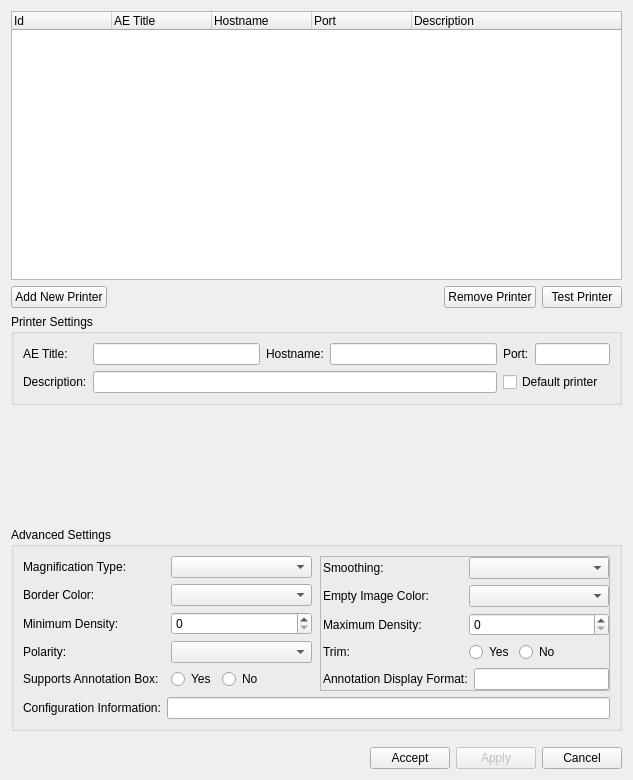
<?xml version="1.0" encoding="UTF-8"?>
<ui version="4.0">
 <class>QDicomPrinterConfigurationWidgetBase</class>
 <widget class="QWidget" name="QDicomPrinterConfigurationWidgetBase">
  <property name="windowModality">
   <enum>Qt::ApplicationModal</enum>
  </property>
  <property name="geometry">
   <rect>
    <x>0</x>
    <y>0</y>
    <width>633</width>
    <height>780</height>
   </rect>
  </property>
  <property name="sizePolicy">
   <sizepolicy hsizetype="Preferred" vsizetype="MinimumExpanding">
    <horstretch>0</horstretch>
    <verstretch>0</verstretch>
   </sizepolicy>
  </property>
  <property name="windowTitle">
   <string>DICOM Printers Configuration</string>
  </property>
  <property name="windowIcon">
   <iconset resource="../../../main/main.qrc">
    <normaloff>:/images/icons/printer.svg</normaloff>:/images/icons/printer.svg</iconset>
  </property>
  <layout class="QGridLayout" name="gridLayout_4">
   <item row="0" column="0">
    <widget class="QTreeWidget" name="m_listPrintersTreeWidget">
     <property name="minimumSize">
      <size>
       <width>0</width>
       <height>130</height>
      </size>
     </property>
     <property name="maximumSize">
      <size>
       <width>16777215</width>
       <height>16777215</height>
      </size>
     </property>
     <column>
      <property name="text">
       <string>Id</string>
      </property>
     </column>
     <column>
      <property name="text">
       <string>AE Title</string>
      </property>
     </column>
     <column>
      <property name="text">
       <string>Hostname</string>
      </property>
     </column>
     <column>
      <property name="text">
       <string>Port</string>
      </property>
     </column>
     <column>
      <property name="text">
       <string>Description</string>
      </property>
     </column>
    </widget>
   </item>
   <item row="1" column="0">
    <layout class="QHBoxLayout" name="horizontalLayout_4">
     <item>
      <widget class="QPushButton" name="m_addPrinterPushButton">
       <property name="sizePolicy">
        <sizepolicy hsizetype="Fixed" vsizetype="Fixed">
         <horstretch>0</horstretch>
         <verstretch>0</verstretch>
        </sizepolicy>
       </property>
       <property name="maximumSize">
        <size>
         <width>16777215</width>
         <height>16777215</height>
        </size>
       </property>
       <property name="text">
        <string>Add New Printer</string>
       </property>
       <property name="icon">
        <iconset resource="../../../main/main.qrc">
         <normaloff>:/images/icons/list-add.svg</normaloff>:/images/icons/list-add.svg</iconset>
       </property>
      </widget>
     </item>
     <item>
      <spacer name="horizontalSpacer_3">
       <property name="orientation">
        <enum>Qt::Horizontal</enum>
       </property>
       <property name="sizeHint" stdset="0">
        <size>
         <width>40</width>
         <height>20</height>
        </size>
       </property>
      </spacer>
     </item>
     <item>
      <widget class="QPushButton" name="m_deletePrinterPushButton">
       <property name="sizePolicy">
        <sizepolicy hsizetype="Fixed" vsizetype="Fixed">
         <horstretch>0</horstretch>
         <verstretch>0</verstretch>
        </sizepolicy>
       </property>
       <property name="maximumSize">
        <size>
         <width>16777215</width>
         <height>16777215</height>
        </size>
       </property>
       <property name="text">
        <string>Remove Printer</string>
       </property>
       <property name="icon">
        <iconset resource="../../../main/main.qrc">
         <normaloff>:/images/icons/edit-delete.svg</normaloff>:/images/icons/edit-delete.svg</iconset>
       </property>
      </widget>
     </item>
     <item>
      <widget class="QPushButton" name="m_testPrinterPushButton">
       <property name="maximumSize">
        <size>
         <width>16777215</width>
         <height>16777215</height>
        </size>
       </property>
       <property name="text">
        <string>Test Printer</string>
       </property>
       <property name="icon">
        <iconset resource="../../../main/main.qrc">
         <normaloff>:/images/icons/document-print-direct.svg</normaloff>:/images/icons/document-print-direct.svg</iconset>
       </property>
      </widget>
     </item>
    </layout>
   </item>
   <item row="2" column="0">
    <widget class="QGroupBox" name="m_printerSettingsGroupBox">
     <property name="title">
      <string>Printer Settings</string>
     </property>
     <layout class="QGridLayout" name="gridLayout">
      <item row="0" column="0">
       <widget class="QLabel" name="m_printerAetitleLabel">
        <property name="enabled">
         <bool>true</bool>
        </property>
        <property name="text">
         <string>AE Title:</string>
        </property>
       </widget>
      </item>
      <item row="0" column="1">
       <widget class="QLineEdit" name="m_printerAetitleLineEdit"/>
      </item>
      <item row="0" column="2">
       <widget class="QLabel" name="m_printerHostnameLabel">
        <property name="text">
         <string>Hostname:</string>
        </property>
       </widget>
      </item>
      <item row="0" column="3">
       <widget class="QLineEdit" name="m_printerHostnameLineEdit"/>
      </item>
      <item row="0" column="4">
       <widget class="QLabel" name="m_printerPortLabel">
        <property name="text">
         <string>Port:</string>
        </property>
       </widget>
      </item>
      <item row="0" column="5">
       <widget class="QLineEdit" name="m_printerPortLineEdit">
        <property name="sizePolicy">
         <sizepolicy hsizetype="Fixed" vsizetype="Fixed">
          <horstretch>0</horstretch>
          <verstretch>0</verstretch>
         </sizepolicy>
        </property>
        <property name="maximumSize">
         <size>
          <width>75</width>
          <height>133</height>
         </size>
        </property>
        <property name="maxLength">
         <number>5</number>
        </property>
       </widget>
      </item>
      <item row="1" column="0">
       <widget class="QLabel" name="m_printerDescriptionLabel">
        <property name="text">
         <string>Description:</string>
        </property>
       </widget>
      </item>
      <item row="1" column="1" colspan="3">
       <widget class="QLineEdit" name="m_printerDescriptionLineEdit"/>
      </item>
      <item row="1" column="4" colspan="2">
       <widget class="QCheckBox" name="m_printerDefaultPrinterCheckBox">
        <property name="text">
         <string>Default printer</string>
        </property>
       </widget>
      </item>
     </layout>
    </widget>
   </item>
   <item row="3" column="0">
    <spacer name="verticalSpacer_2">
     <property name="orientation">
      <enum>Qt::Vertical</enum>
     </property>
     <property name="sizeType">
      <enum>QSizePolicy::Fixed</enum>
     </property>
     <property name="sizeHint" stdset="0">
      <size>
       <width>20</width>
       <height>5</height>
      </size>
     </property>
    </spacer>
   </item>
   <item row="4" column="0">
    <layout class="QHBoxLayout" name="horizontalLayout">
     <item>
      <widget class="udg::QDicomPrinterBasicSettingsWidget" name="m_qdicomPrinterBasicSettingsWidget" native="true">
       <property name="sizePolicy">
        <sizepolicy hsizetype="Expanding" vsizetype="Expanding">
         <horstretch>0</horstretch>
         <verstretch>0</verstretch>
        </sizepolicy>
       </property>
       <property name="maximumSize">
        <size>
         <width>16777215</width>
         <height>100</height>
        </size>
       </property>
      </widget>
     </item>
    </layout>
   </item>
   <item row="5" column="0">
    <spacer name="verticalSpacer">
     <property name="orientation">
      <enum>Qt::Vertical</enum>
     </property>
     <property name="sizeType">
      <enum>QSizePolicy::Fixed</enum>
     </property>
     <property name="sizeHint" stdset="0">
      <size>
       <width>20</width>
       <height>5</height>
      </size>
     </property>
    </spacer>
   </item>
   <item row="6" column="0">
    <widget class="QGroupBox" name="m_advancedSettingsGroupBox">
     <property name="enabled">
      <bool>true</bool>
     </property>
     <property name="title">
      <string>Advanced Settings</string>
     </property>
     <layout class="QGridLayout" name="gridLayout_2">
      <item row="0" column="0">
       <widget class="QFrame" name="frame">
        <property name="sizePolicy">
         <sizepolicy hsizetype="Preferred" vsizetype="Preferred">
          <horstretch>0</horstretch>
          <verstretch>0</verstretch>
         </sizepolicy>
        </property>
        <property name="frameShape">
         <enum>QFrame::NoFrame</enum>
        </property>
        <property name="frameShadow">
         <enum>QFrame::Sunken</enum>
        </property>
        <layout class="QVBoxLayout" name="verticalLayout_2">
         <property name="leftMargin">
          <number>0</number>
         </property>
         <property name="topMargin">
          <number>0</number>
         </property>
         <property name="rightMargin">
          <number>2</number>
         </property>
         <property name="bottomMargin">
          <number>0</number>
         </property>
         <item>
          <layout class="QHBoxLayout" name="horizontalLayout_5">
           <item>
            <widget class="QLabel" name="m_magnifactionTypeLabel">
             <property name="minimumSize">
              <size>
               <width>0</width>
               <height>0</height>
              </size>
             </property>
             <property name="text">
              <string>Magnification Type:</string>
             </property>
            </widget>
           </item>
           <item>
            <widget class="QComboBox" name="m_magnifactionTypeComboBox">
             <property name="enabled">
              <bool>true</bool>
             </property>
             <property name="sizePolicy">
              <sizepolicy hsizetype="Preferred" vsizetype="Fixed">
               <horstretch>0</horstretch>
               <verstretch>0</verstretch>
              </sizepolicy>
             </property>
             <property name="minimumSize">
              <size>
               <width>0</width>
               <height>0</height>
              </size>
             </property>
            </widget>
           </item>
          </layout>
         </item>
         <item>
          <layout class="QHBoxLayout" name="horizontalLayout_13">
           <item>
            <widget class="QLabel" name="m_borderDensityLabel">
             <property name="minimumSize">
              <size>
               <width>0</width>
               <height>0</height>
              </size>
             </property>
             <property name="text">
              <string>Border Color:</string>
             </property>
            </widget>
           </item>
           <item>
            <widget class="QComboBox" name="m_borderDensityComboBox">
             <property name="sizePolicy">
              <sizepolicy hsizetype="Preferred" vsizetype="Fixed">
               <horstretch>0</horstretch>
               <verstretch>0</verstretch>
              </sizepolicy>
             </property>
             <property name="minimumSize">
              <size>
               <width>0</width>
               <height>0</height>
              </size>
             </property>
            </widget>
           </item>
          </layout>
         </item>
         <item>
          <layout class="QHBoxLayout" name="horizontalLayout_14">
           <item>
            <widget class="QLabel" name="m_miniumDenisityLabel">
             <property name="minimumSize">
              <size>
               <width>0</width>
               <height>0</height>
              </size>
             </property>
             <property name="text">
              <string>Minimum Density:</string>
             </property>
            </widget>
           </item>
           <item>
            <widget class="QSpinBox" name="m_minimumDensitySpinBox">
             <property name="sizePolicy">
              <sizepolicy hsizetype="Preferred" vsizetype="Fixed">
               <horstretch>0</horstretch>
               <verstretch>0</verstretch>
              </sizepolicy>
             </property>
             <property name="minimumSize">
              <size>
               <width>0</width>
               <height>0</height>
              </size>
             </property>
            </widget>
           </item>
          </layout>
         </item>
         <item>
          <layout class="QHBoxLayout" name="horizontalLayout_15">
           <item>
            <widget class="QLabel" name="m_polarityLabel">
             <property name="minimumSize">
              <size>
               <width>0</width>
               <height>0</height>
              </size>
             </property>
             <property name="text">
              <string>Polarity:</string>
             </property>
            </widget>
           </item>
           <item>
            <widget class="QComboBox" name="m_polarityComboBox">
             <property name="sizePolicy">
              <sizepolicy hsizetype="Preferred" vsizetype="Fixed">
               <horstretch>0</horstretch>
               <verstretch>0</verstretch>
              </sizepolicy>
             </property>
             <property name="minimumSize">
              <size>
               <width>0</width>
               <height>0</height>
              </size>
             </property>
            </widget>
           </item>
          </layout>
         </item>
         <item>
          <layout class="QHBoxLayout" name="horizontalLayout_17">
           <item>
            <widget class="QLabel" name="label_2">
             <property name="text">
              <string>Supports Annotation Box:</string>
             </property>
            </widget>
           </item>
           <item>
            <layout class="QHBoxLayout" name="horizontalLayout_16">
             <property name="spacing">
              <number>0</number>
             </property>
             <item>
              <widget class="QRadioButton" name="m_supportsAnnotationBoxYesRadioButton">
               <property name="text">
                <string>Yes</string>
               </property>
              </widget>
             </item>
             <item>
              <widget class="QRadioButton" name="m_supportsAnnotationBoxNoRadioButton">
               <property name="text">
                <string>No</string>
               </property>
              </widget>
             </item>
             <item>
              <spacer name="horizontalSpacer_2">
               <property name="orientation">
                <enum>Qt::Horizontal</enum>
               </property>
               <property name="sizeType">
                <enum>QSizePolicy::Preferred</enum>
               </property>
               <property name="sizeHint" stdset="0">
                <size>
                 <width>40</width>
                 <height>20</height>
                </size>
               </property>
              </spacer>
             </item>
            </layout>
           </item>
          </layout>
         </item>
        </layout>
       </widget>
      </item>
      <item row="0" column="1">
       <widget class="QFrame" name="frame_2">
        <property name="sizePolicy">
         <sizepolicy hsizetype="Preferred" vsizetype="Preferred">
          <horstretch>0</horstretch>
          <verstretch>0</verstretch>
         </sizepolicy>
        </property>
        <property name="frameShape">
         <enum>QFrame::StyledPanel</enum>
        </property>
        <property name="frameShadow">
         <enum>QFrame::Raised</enum>
        </property>
        <layout class="QVBoxLayout" name="verticalLayout">
         <property name="spacing">
          <number>6</number>
         </property>
         <property name="leftMargin">
          <number>2</number>
         </property>
         <property name="topMargin">
          <number>0</number>
         </property>
         <property name="rightMargin">
          <number>0</number>
         </property>
         <property name="bottomMargin">
          <number>0</number>
         </property>
         <item>
          <layout class="QHBoxLayout" name="horizontalLayout_10">
           <item>
            <widget class="QLabel" name="m_smoothingTypeLabel">
             <property name="minimumSize">
              <size>
               <width>0</width>
               <height>0</height>
              </size>
             </property>
             <property name="text">
              <string>Smoothing:</string>
             </property>
            </widget>
           </item>
           <item>
            <widget class="QComboBox" name="m_smoothingTypeComboBox">
             <property name="sizePolicy">
              <sizepolicy hsizetype="Preferred" vsizetype="Fixed">
               <horstretch>0</horstretch>
               <verstretch>0</verstretch>
              </sizepolicy>
             </property>
             <property name="minimumSize">
              <size>
               <width>0</width>
               <height>0</height>
              </size>
             </property>
            </widget>
           </item>
          </layout>
         </item>
         <item>
          <layout class="QHBoxLayout" name="horizontalLayout_9">
           <item>
            <widget class="QLabel" name="m_emptyDensityLabel">
             <property name="minimumSize">
              <size>
               <width>0</width>
               <height>0</height>
              </size>
             </property>
             <property name="text">
              <string>Empty Image Color:</string>
             </property>
            </widget>
           </item>
           <item>
            <widget class="QComboBox" name="m_emptyDensityComboBox">
             <property name="sizePolicy">
              <sizepolicy hsizetype="Preferred" vsizetype="Fixed">
               <horstretch>0</horstretch>
               <verstretch>0</verstretch>
              </sizepolicy>
             </property>
             <property name="minimumSize">
              <size>
               <width>0</width>
               <height>0</height>
              </size>
             </property>
            </widget>
           </item>
          </layout>
         </item>
         <item>
          <layout class="QHBoxLayout" name="horizontalLayout_8">
           <item>
            <widget class="QLabel" name="m_maximDensityLabel">
             <property name="minimumSize">
              <size>
               <width>0</width>
               <height>0</height>
              </size>
             </property>
             <property name="text">
              <string>Maximum Density:</string>
             </property>
            </widget>
           </item>
           <item>
            <widget class="QSpinBox" name="m_maximumDensitySpinBox">
             <property name="sizePolicy">
              <sizepolicy hsizetype="Preferred" vsizetype="Fixed">
               <horstretch>0</horstretch>
               <verstretch>0</verstretch>
              </sizepolicy>
             </property>
             <property name="minimumSize">
              <size>
               <width>0</width>
               <height>0</height>
              </size>
             </property>
            </widget>
           </item>
          </layout>
         </item>
         <item>
          <layout class="QHBoxLayout" name="horizontalLayout_7">
           <item>
            <widget class="QLabel" name="m_visibleTrimLabel">
             <property name="text">
              <string>Trim:</string>
             </property>
            </widget>
           </item>
           <item>
            <layout class="QHBoxLayout" name="horizontalLayout_6">
             <property name="spacing">
              <number>0</number>
             </property>
             <item>
              <widget class="QRadioButton" name="m_yesVisibleTrimRadioButton">
               <property name="text">
                <string>Yes</string>
               </property>
              </widget>
             </item>
             <item>
              <widget class="QRadioButton" name="m_noVisibleTrimRadioButton">
               <property name="text">
                <string>No</string>
               </property>
              </widget>
             </item>
             <item>
              <spacer name="horizontalSpacer_4">
               <property name="orientation">
                <enum>Qt::Horizontal</enum>
               </property>
               <property name="sizeType">
                <enum>QSizePolicy::Preferred</enum>
               </property>
               <property name="sizeHint" stdset="0">
                <size>
                 <width>40</width>
                 <height>20</height>
                </size>
               </property>
              </spacer>
             </item>
            </layout>
           </item>
          </layout>
         </item>
         <item>
          <layout class="QHBoxLayout" name="horizontalLayout_12">
           <item>
            <widget class="QLabel" name="label">
             <property name="text">
              <string>Annotation Display Format:</string>
             </property>
            </widget>
           </item>
           <item>
            <widget class="QLineEdit" name="m_annotationDisplayFormatLineEdit">
             <property name="sizePolicy">
              <sizepolicy hsizetype="Preferred" vsizetype="Fixed">
               <horstretch>0</horstretch>
               <verstretch>0</verstretch>
              </sizepolicy>
             </property>
            </widget>
           </item>
          </layout>
         </item>
        </layout>
       </widget>
      </item>
      <item row="1" column="0" colspan="2">
       <layout class="QHBoxLayout" name="horizontalLayout_11">
        <item>
         <widget class="QLabel" name="m_configuration">
          <property name="sizePolicy">
           <sizepolicy hsizetype="Preferred" vsizetype="Preferred">
            <horstretch>0</horstretch>
            <verstretch>0</verstretch>
           </sizepolicy>
          </property>
          <property name="minimumSize">
           <size>
            <width>0</width>
            <height>0</height>
           </size>
          </property>
          <property name="text">
           <string>Configuration Information:</string>
          </property>
         </widget>
        </item>
        <item>
         <widget class="QLineEdit" name="m_configurationInformationLineEdit">
          <property name="sizePolicy">
           <sizepolicy hsizetype="MinimumExpanding" vsizetype="Fixed">
            <horstretch>0</horstretch>
            <verstretch>0</verstretch>
           </sizepolicy>
          </property>
          <property name="minimumSize">
           <size>
            <width>0</width>
            <height>0</height>
           </size>
          </property>
         </widget>
        </item>
       </layout>
      </item>
     </layout>
    </widget>
   </item>
   <item row="7" column="0">
    <spacer name="verticalSpacer_3">
     <property name="orientation">
      <enum>Qt::Vertical</enum>
     </property>
     <property name="sizeType">
      <enum>QSizePolicy::Fixed</enum>
     </property>
     <property name="sizeHint" stdset="0">
      <size>
       <width>20</width>
       <height>10</height>
      </size>
     </property>
    </spacer>
   </item>
   <item row="8" column="0">
    <layout class="QHBoxLayout" name="horizontalLayout_2"/>
   </item>
   <item row="9" column="0">
    <layout class="QHBoxLayout" name="horizontalLayout_3">
     <item>
      <spacer name="horizontalSpacer">
       <property name="orientation">
        <enum>Qt::Horizontal</enum>
       </property>
       <property name="sizeHint" stdset="0">
        <size>
         <width>308</width>
         <height>20</height>
        </size>
       </property>
      </spacer>
     </item>
     <item>
      <widget class="QPushButton" name="m_acceptSettingsPushButton">
       <property name="text">
        <string>Accept</string>
       </property>
       <property name="icon">
        <iconset resource="../../../main/main.qrc">
         <normaloff>:/images/icons/dialog-ok-apply.svg</normaloff>:/images/icons/dialog-ok-apply.svg</iconset>
       </property>
      </widget>
     </item>
     <item>
      <widget class="QPushButton" name="m_applySettingsPushButton">
       <property name="enabled">
        <bool>false</bool>
       </property>
       <property name="text">
        <string>Apply</string>
       </property>
       <property name="icon">
        <iconset resource="../../../main/main.qrc">
         <normaloff>:/images/icons/dialog-ok-apply.svg</normaloff>:/images/icons/dialog-ok-apply.svg</iconset>
       </property>
      </widget>
     </item>
     <item>
      <widget class="QPushButton" name="m_cancelSettingsPushButton">
       <property name="text">
        <string>Cancel</string>
       </property>
       <property name="icon">
        <iconset resource="../../../main/main.qrc">
         <normaloff>:/images/icons/dialog-cancel.svg</normaloff>:/images/icons/dialog-cancel.svg</iconset>
       </property>
      </widget>
     </item>
    </layout>
   </item>
  </layout>
 </widget>
 <customwidgets>
  <customwidget>
   <class>udg::QDicomPrinterBasicSettingsWidget</class>
   <extends>QWidget</extends>
   <header>qdicomprinterbasicsettingswidget.h</header>
  </customwidget>
 </customwidgets>
 <tabstops>
  <tabstop>m_listPrintersTreeWidget</tabstop>
  <tabstop>m_addPrinterPushButton</tabstop>
  <tabstop>m_deletePrinterPushButton</tabstop>
  <tabstop>m_testPrinterPushButton</tabstop>
  <tabstop>m_printerAetitleLineEdit</tabstop>
  <tabstop>m_printerHostnameLineEdit</tabstop>
  <tabstop>m_printerPortLineEdit</tabstop>
  <tabstop>m_printerDescriptionLineEdit</tabstop>
  <tabstop>m_printerDefaultPrinterCheckBox</tabstop>
  <tabstop>m_magnifactionTypeComboBox</tabstop>
  <tabstop>m_smoothingTypeComboBox</tabstop>
  <tabstop>m_borderDensityComboBox</tabstop>
  <tabstop>m_emptyDensityComboBox</tabstop>
  <tabstop>m_minimumDensitySpinBox</tabstop>
  <tabstop>m_maximumDensitySpinBox</tabstop>
  <tabstop>m_polarityComboBox</tabstop>
  <tabstop>m_yesVisibleTrimRadioButton</tabstop>
  <tabstop>m_noVisibleTrimRadioButton</tabstop>
  <tabstop>m_configurationInformationLineEdit</tabstop>
  <tabstop>m_acceptSettingsPushButton</tabstop>
  <tabstop>m_applySettingsPushButton</tabstop>
  <tabstop>m_cancelSettingsPushButton</tabstop>
 </tabstops>
 <resources>
  <include location="../../../main/main.qrc"/>
  <include location="../../../main/main.qrc"/>
 </resources>
 <connections/>
</ui>
